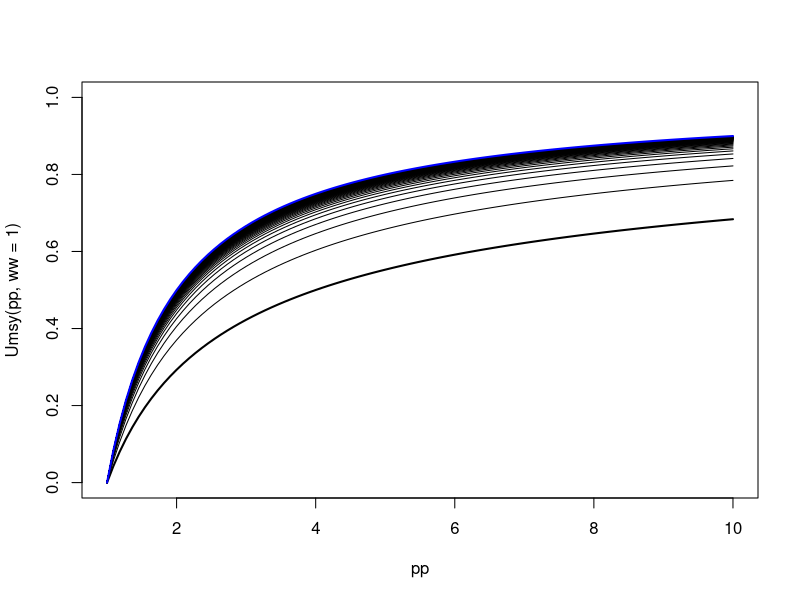

Reproduce this figure in R.
# Smsy
SR <- function(ss,pp,cc) ss/(1/pp^ww + (ss/cc)^ww)^(1/ww)
Smsy <- function(pp,cc,ww=3) cc/pp*(pp^ww/(ww+1)-1)
Umsy <- function(pp,ww=3) 1-pp^(-ww/(ww+1))
pp <- seq(1,10,length.out=100)

plot(pp,Umsy(pp,ww=1),type="l",lwd=2,ylim=c(0,1))
for(ww in 2:100){
  lines(pp,Umsy(pp,ww))
}
lines(pp,Umsy(pp,ww=1000),col="blue",lwd=2)

# d/ds(s*((1/(p^w+(s/c)^w)^(1/w))-1)) in wolfram alpha (notice p should be 1/p)
# an alternate solution is:
# p^w *((s/c)^w + p^w)^(-(w + 1)/w) - 1
# setting to zero and solving gives
# Solve[-1 + p^w/(p^w + (s/c)^w)^((1 + w)/w) == 0, {s}]
# s = c ((p^(-w))^(-w/(w + 1)) - p^w)^(1/w)
# substituting 1/p for p gives
# s = c ((p^(-w*w/(w + 1)) - p^(-w))^(1/w) # S at MSY
# putting this into (f(s)-s)/f(s) = 1-s/f(s) produces
# 1-p^(-w/(w+1)) # U

# steepness is 
# p * (1-0.2^w+(0.2*p)^w)^(-1/w)
# 
